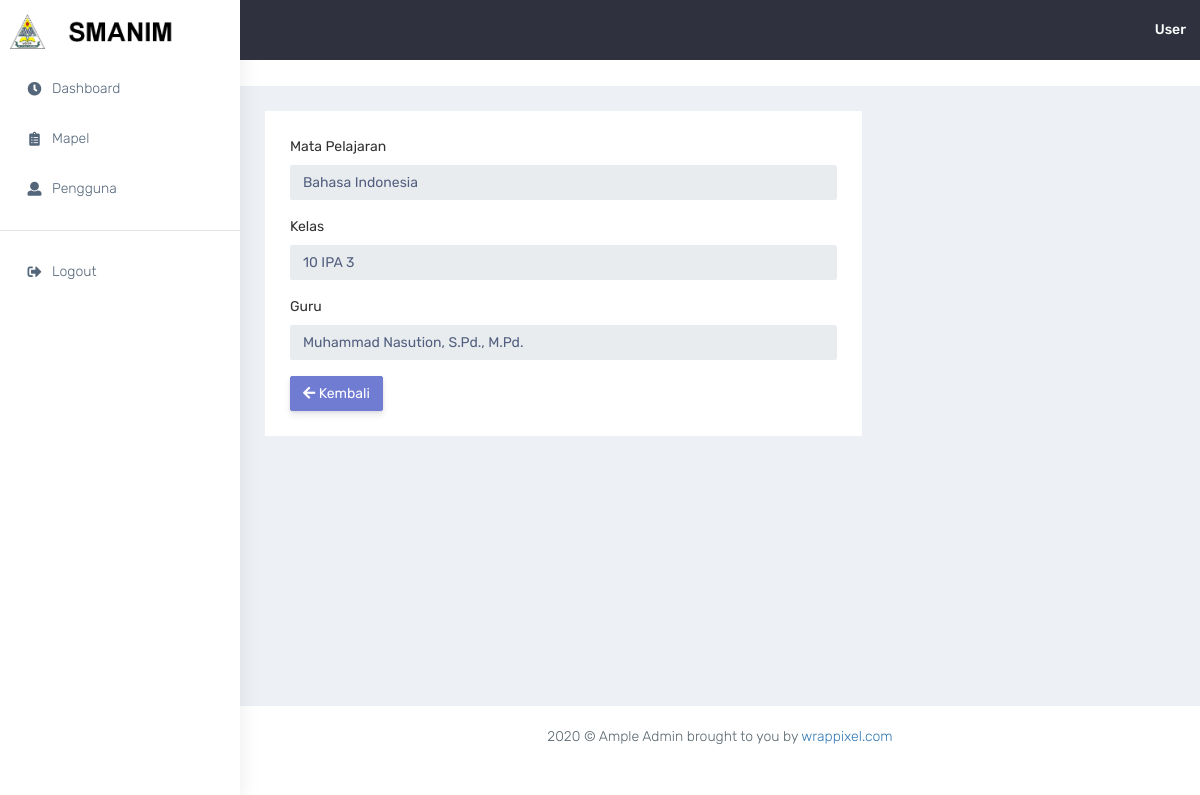
Screenshot of /admin/detail-mapel.php?id=5 (signed in) with the database file from the repository.
### tables this page shows
CREATE TABLE `tbl_mapel` (
  `id_mapel` int(11) NOT NULL,
  `id_user` int(11) NOT NULL,
  `id_kelas` int(11) NOT NULL,
  `mapel` varchar(100) NOT NULL
);

CREATE TABLE `tbl_kelas` (
  `id_kelas` int(11) NOT NULL,
  `tingkat` char(2) NOT NULL,
  `jurusan` enum('ipa','ips') NOT NULL,
  `kelas` char(2) NOT NULL
);

CREATE TABLE `tbl_user` (
  `id_user` int(11) NOT NULL,
  `id_kelas` int(11) DEFAULT NULL,
  `nama` varchar(100) NOT NULL,
  `jenkel` enum('L','P') NOT NULL,
  `tgl_lahir` date NOT NULL,
  `telp` varchar(13) NOT NULL,
  `username` varchar(100) NOT NULL,
  `password` varchar(100) NOT NULL,
  `akses` enum('usr','gur','adm') NOT NULL
);

### admin/detail-mapel.php (the view)
<?php require_once('navbar.php');
if(isset($_GET['id'])){
  $id = $_GET['id'];
  $sql = mysqli_query($con, "SELECT * FROM tbl_mapel a INNER JOIN tbl_kelas b ON b.id_kelas = a.id_kelas INNER JOIN tbl_user c ON c.id_user = a.id_user WHERE a.id_mapel='$id'");
  $data = mysqli_fetch_array($sql);
}
?>
            <div class="container-fluid">
                <div class="row">
                    <div class="col-md-8">
                        <div class="white-box">
                          <form>
                            <div class="form-group">
                                <label for="exampleInputEmail1">Mata Pelajaran</label>
                                <input type="text" disabled value="<?= $data['mapel']?>" name="mapel" class="form-control" id="exampleInputEmail1" aria-describedby="emailHelp">
                            </div>
                            <div class="form-group">
                                <label for="exampleInputEmail1">Kelas</label>
                                <input type="text" disabled value="<?php echo $data['tingkat']." ".strtoupper($data['jurusan'])." ".$data['kelas']; ?>" name="kelas" class="form-control" id="exampleInputEmail1" aria-describedby="emailHelp">
                            </div>
                            <div class="form-group">
                                <label for="exampleInputEmail1">Guru</label>
                                <input type="text" disabled value="<?= $data['nama']?>" name="kelas" class="form-control" id="exampleInputEmail1" aria-describedby="emailHelp">
                            </div>
                            </form>
                            <a href="mapel.php" class="btn btn-primary">
                                <i class="fas fa-arrow-left"></i> Kembali
                            </a>
                          </div>
                    </div>
                </div>
            </div>
<?php require_once('footer.php');?>

### rows the page displays
tbl_mapel: mapel "Bahasa Indonesia", kelas "10 IPA 3", kelas "Muhammad Nasution, S.Pd., M.Pd."

### other values shown
$namau "User"
